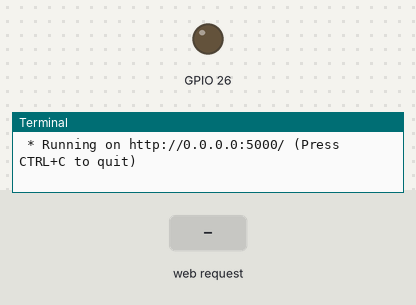
A program run on a simulated Raspberry Pi (BCM pin numbers). Parts: output pins drawn as LEDs (lit = HIGH), the last lines printed to the terminal. Inputs (shaded band) come from the test bench. The clock reads 2024-03-15 10:24:30 at power-on unless the program sets it; library files of the repository ran but are not shown: DHT11.py.

Above: at 1.2 s.
1.3 s: HTTP request for /sensor/led/blink/50 received
At 1.8 s:
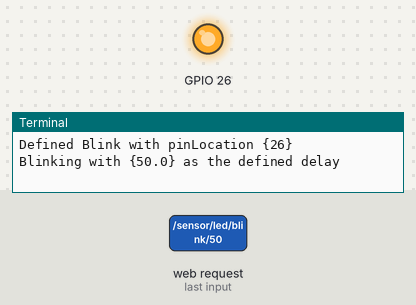
Timing chart, 0 to 52.8 s (numbered marks = the images above; inputs shaded):
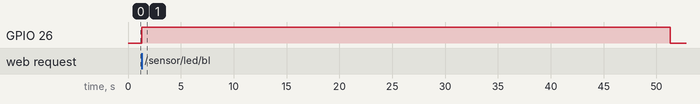

The program:

main.py
```python
from flask import Flask
import Adafruit_DHT #Can this be removed?
import json

#List of Components
from Components.temperature.DHT11 import TemperatureSensor
from Components.led.blink import Blink

app = Flask(__name__)

@app.route("/")
def root():
    welcomePageFile = open("web.html",'r')
    welcomePage = welcomePageFile.read()
    return welcomePage

@app.route("/sensor/led/blink/<float:delay>")
def ledBlink(delay):
    sensor = Blink(26);
    blinky = sensor.blink(delay);
    return "blinking in %s" % delay

@app.route("/sensor/temperature/degree")
def degree():
    sensor = TemperatureSensor(Adafruit_DHT.DHT11, "26");
    temperaturen = sensor.getTemperature();
    return json.dumps(temperaturen, default=lambda o: o.__dict__)

@app.route("/sensor/temperature/humidity")
def humidity():
    sensor = TemperatureSensor(Adafruit_DHT.DHT11, "26");
    temperaturen = sensor.getHumidity();
    return json.dumps(temperaturen, default=lambda o: o.__dict__)

if __name__ == "__main__":
    app.run(host='0.0.0.0')
```

blink.py
```python
# @since 01.02.2017
# @usage new Blink(26).blink(1);

import RPi.GPIO as GPIO
import time

GPIO.setmode(GPIO.BCM);
GPIO.setwarnings(False);

class Blink:

	def __init__(this, pinLocation):
		this.pinLocation = pinLocation;
		print ("Defined Blink with pinLocation {%s}" % (pinLocation));

	def __str__(this):
		return "Blink pinLocation {%s}" % (pinLocation);

	def blink(this, delay=0):
		print ("Blinking with {%s} as the defined delay" % (delay));
		GPIO.setup(this.pinLocation,GPIO.OUT)
		GPIO.output(this.pinLocation, GPIO.HIGH);
		time.sleep(delay);
		GPIO.output(this.pinLocation, GPIO.LOW);
		GPIO.cleanup();
		print ("Blinking finished :-)");
```

Measured:
- after the input at 1.3 s, GPIO 26: LOW → HIGH at once, → LOW 50.0 s later
